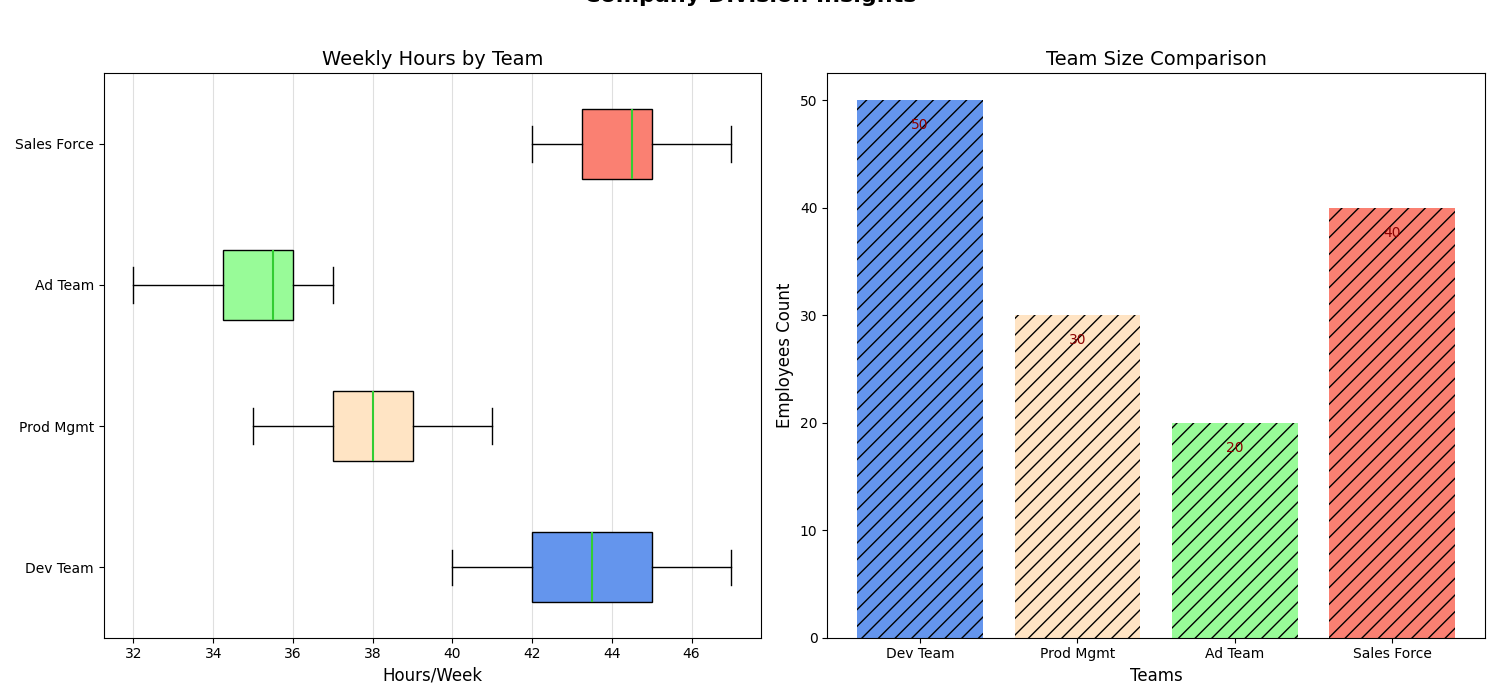

Write Python code to recreate this figure.
import matplotlib.pyplot as plt
import numpy as np

departments = ['Dev Team', 'Prod Mgmt', 'Ad Team', 'Sales Force']

software_dev_hours = [40, 42, 43, 45, 45, 44, 46, 47, 42, 43, 41, 40, 45, 46]
product_mgmt_hours = [38, 39, 41, 35, 36, 37, 39, 40, 41, 38, 37, 36, 38, 39]
marketing_hours = [35, 36, 37, 32, 34, 35, 36, 37, 33, 34, 35, 36, 37, 36]
sales_hours = [43, 45, 44, 42, 43, 44, 45, 46, 47, 46, 45, 44, 43, 45]

working_hours_data = [software_dev_hours, product_mgmt_hours, marketing_hours, sales_hours]

fig, (ax1, ax2) = plt.subplots(ncols=2, figsize=(15, 7))
fig.suptitle('Company Division Insights', fontsize=16, fontweight='bold', y=1.02)

box1 = ax1.boxplot(working_hours_data, vert=False, patch_artist=True, labels=departments, notch=False, widths=0.5)
colors = ['cornflowerblue', 'bisque', 'palegreen', 'salmon']
for patch, color in zip(box1['boxes'], colors):
    patch.set_facecolor(color)
for cap in box1['caps']:
    cap.set(color='black', linewidth=1)
for median in box1['medians']:
    median.set(color='limegreen', linewidth=1.5)

ax1.set_title('Weekly Hours by Team', fontsize=14)
ax1.set_xlabel('Hours/Week', fontsize=12)
ax1.xaxis.grid(True, color='silver', linestyle='-', alpha=0.5)

num_employees = [50, 30, 20, 40]

bars = ax2.bar(departments, num_employees, color=colors, hatch='//')
ax2.set_title('Team Size Comparison', fontsize=14)
ax2.set_xlabel('Teams', fontsize=12)
ax2.set_ylabel('Employees Count', fontsize=12)

for bar in bars:
    height = bar.get_height()
    ax2.text(bar.get_x() + bar.get_width() / 2.0, height - 3, '%d' % int(height), ha='center', va='bottom', color='darkred', fontsize=10)

plt.tight_layout()
plt.show()
